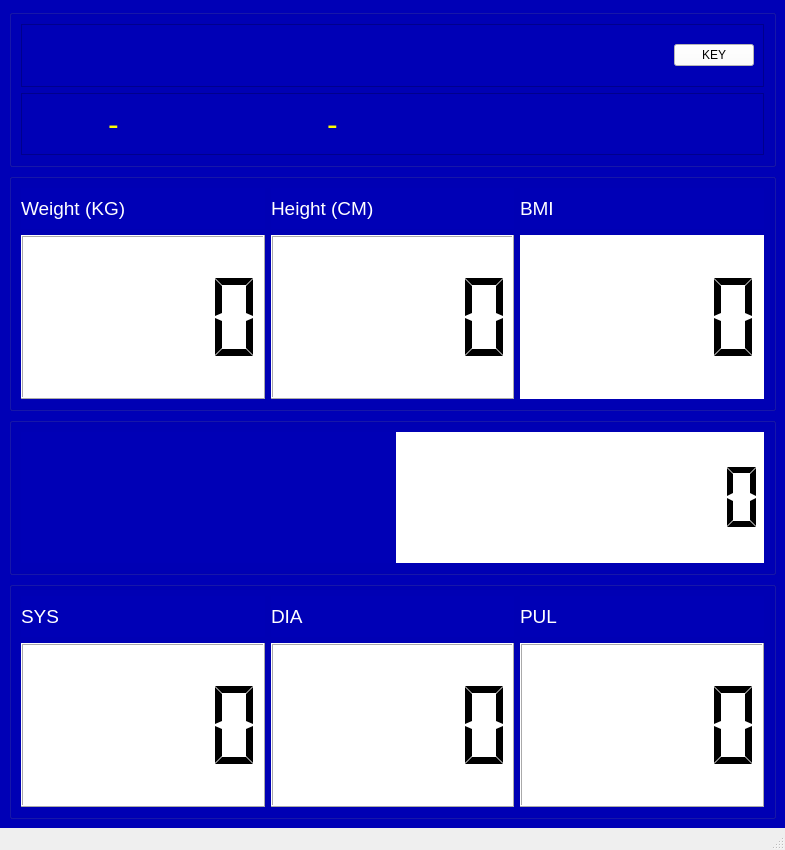
<?xml version="1.0" encoding="UTF-8"?>
<ui version="4.0">
 <class>MainWindow</class>
 <widget class="QMainWindow" name="MainWindow">
  <property name="geometry">
   <rect>
    <x>0</x>
    <y>0</y>
    <width>785</width>
    <height>850</height>
   </rect>
  </property>
  <property name="windowTitle">
   <string>BP-II</string>
  </property>
  <property name="styleSheet">
   <string notr="true"/>
  </property>
  <widget class="QWidget" name="centralwidget">
   <property name="styleSheet">
    <string notr="true">background-color:rgb(0, 0, 182)</string>
   </property>
   <layout class="QVBoxLayout" name="verticalLayout_3" stretch="20,30,20,30">
    <item>
     <widget class="QGroupBox" name="groupBox">
      <property name="title">
       <string/>
      </property>
      <layout class="QVBoxLayout" name="verticalLayout_2">
       <item>
        <widget class="QFrame" name="frame">
         <property name="frameShape">
          <enum>QFrame::StyledPanel</enum>
         </property>
         <property name="frameShadow">
          <enum>QFrame::Raised</enum>
         </property>
         <layout class="QHBoxLayout" name="horizontalLayout">
          <item>
           <widget class="QLineEdit" name="txtId">
            <property name="styleSheet">
             <string notr="true">border:0;
color:white;</string>
            </property>
           </widget>
          </item>
          <item>
           <widget class="QLineEdit" name="txtDummy">
            <property name="styleSheet">
             <string notr="true">border:0;
color:white;</string>
            </property>
           </widget>
          </item>
          <item>
           <widget class="QPushButton" name="btnKey">
            <property name="styleSheet">
             <string notr="true">background-color:white</string>
            </property>
            <property name="text">
             <string>KEY</string>
            </property>
           </widget>
          </item>
         </layout>
        </widget>
       </item>
       <item>
        <widget class="QFrame" name="frame_2">
         <property name="frameShape">
          <enum>QFrame::StyledPanel</enum>
         </property>
         <property name="frameShadow">
          <enum>QFrame::Raised</enum>
         </property>
         <layout class="QHBoxLayout" name="horizontalLayout_2" stretch="10,30,60">
          <item>
           <widget class="QLabel" name="lbPhoto">
            <property name="frameShape">
             <enum>QFrame::NoFrame</enum>
            </property>
            <property name="text">
             <string/>
            </property>
            <property name="textFormat">
             <enum>Qt::PlainText</enum>
            </property>
           </widget>
          </item>
          <item>
           <widget class="QLabel" name="lbHn">
            <property name="font">
             <font>
              <pointsize>24</pointsize>
             </font>
            </property>
            <property name="styleSheet">
             <string notr="true">color:rgb(255, 255, 0)</string>
            </property>
            <property name="text">
             <string>-</string>
            </property>
           </widget>
          </item>
          <item>
           <widget class="QLabel" name="lbFullname">
            <property name="font">
             <font>
              <pointsize>24</pointsize>
             </font>
            </property>
            <property name="styleSheet">
             <string notr="true">color:rgb(255, 255, 0)</string>
            </property>
            <property name="text">
             <string>-</string>
            </property>
           </widget>
          </item>
         </layout>
        </widget>
       </item>
      </layout>
     </widget>
    </item>
    <item>
     <widget class="QGroupBox" name="groupBox_4">
      <property name="font">
       <font>
        <pointsize>16</pointsize>
        <weight>50</weight>
        <bold>false</bold>
       </font>
      </property>
      <property name="styleSheet">
       <string notr="true">color:white</string>
      </property>
      <property name="title">
       <string/>
      </property>
      <layout class="QGridLayout" name="gridLayout" rowstretch="20,80">
       <item row="0" column="0">
        <widget class="QLabel" name="label">
         <property name="font">
          <font>
           <pointsize>14</pointsize>
          </font>
         </property>
         <property name="text">
          <string>Weight (KG)</string>
         </property>
        </widget>
       </item>
       <item row="0" column="1">
        <widget class="QLabel" name="label_2">
         <property name="font">
          <font>
           <pointsize>14</pointsize>
          </font>
         </property>
         <property name="text">
          <string>Height (CM)</string>
         </property>
        </widget>
       </item>
       <item row="1" column="0">
        <widget class="QLCDNumber" name="lcdWeight">
         <property name="styleSheet">
          <string notr="true">color:black;
background-color:white</string>
         </property>
         <property name="segmentStyle">
          <enum>QLCDNumber::Flat</enum>
         </property>
        </widget>
       </item>
       <item row="1" column="1">
        <widget class="QLCDNumber" name="lcdHeight">
         <property name="styleSheet">
          <string notr="true">color:black;
background-color:white</string>
         </property>
         <property name="segmentStyle">
          <enum>QLCDNumber::Flat</enum>
         </property>
        </widget>
       </item>
       <item row="0" column="2">
        <widget class="QLabel" name="label_3">
         <property name="font">
          <font>
           <pointsize>14</pointsize>
          </font>
         </property>
         <property name="text">
          <string>BMI</string>
         </property>
        </widget>
       </item>
       <item row="1" column="2">
        <widget class="QLCDNumber" name="lcdBmi">
         <property name="styleSheet">
          <string notr="true">color:black;
background-color:white</string>
         </property>
         <property name="lineWidth">
          <number>0</number>
         </property>
         <property name="segmentStyle">
          <enum>QLCDNumber::Flat</enum>
         </property>
        </widget>
       </item>
      </layout>
     </widget>
    </item>
    <item>
     <widget class="QGroupBox" name="groupBox_2">
      <property name="font">
       <font>
        <pointsize>16</pointsize>
        <weight>50</weight>
        <bold>false</bold>
       </font>
      </property>
      <property name="styleSheet">
       <string notr="true">color:white</string>
      </property>
      <property name="title">
       <string/>
      </property>
      <layout class="QHBoxLayout" name="horizontalLayout_4">
       <item>
        <widget class="QLabel" name="label_9">
         <property name="text">
          <string/>
         </property>
         <property name="pixmap">
          <pixmap>temperature.png</pixmap>
         </property>
         <property name="alignment">
          <set>Qt::AlignCenter</set>
         </property>
        </widget>
       </item>
       <item>
        <widget class="QLCDNumber" name="lcdTp">
         <property name="font">
          <font>
           <pointsize>22</pointsize>
          </font>
         </property>
         <property name="styleSheet">
          <string notr="true">color:black;
background-color: rgb(255, 255, 255);</string>
         </property>
         <property name="frameShape">
          <enum>QFrame::Box</enum>
         </property>
         <property name="lineWidth">
          <number>0</number>
         </property>
         <property name="digitCount">
          <number>10</number>
         </property>
         <property name="segmentStyle">
          <enum>QLCDNumber::Flat</enum>
         </property>
        </widget>
       </item>
      </layout>
     </widget>
    </item>
    <item>
     <widget class="QGroupBox" name="groupBox_3">
      <property name="font">
       <font>
        <pointsize>16</pointsize>
        <weight>50</weight>
        <bold>false</bold>
       </font>
      </property>
      <property name="styleSheet">
       <string notr="true">color:white</string>
      </property>
      <property name="title">
       <string/>
      </property>
      <layout class="QGridLayout" name="gridLayout_2" rowstretch="20,80">
       <item row="0" column="1">
        <widget class="QLabel" name="label_5">
         <property name="font">
          <font>
           <pointsize>14</pointsize>
          </font>
         </property>
         <property name="text">
          <string>DIA</string>
         </property>
        </widget>
       </item>
       <item row="0" column="2">
        <widget class="QLabel" name="label_6">
         <property name="font">
          <font>
           <pointsize>14</pointsize>
          </font>
         </property>
         <property name="text">
          <string>PUL</string>
         </property>
        </widget>
       </item>
       <item row="0" column="0">
        <widget class="QLabel" name="label_4">
         <property name="font">
          <font>
           <pointsize>14</pointsize>
          </font>
         </property>
         <property name="text">
          <string>SYS</string>
         </property>
        </widget>
       </item>
       <item row="1" column="0">
        <widget class="QLCDNumber" name="lcdBps">
         <property name="styleSheet">
          <string notr="true">color:black;
background-color: rgb(255, 255, 255);</string>
         </property>
         <property name="segmentStyle">
          <enum>QLCDNumber::Flat</enum>
         </property>
        </widget>
       </item>
       <item row="1" column="1">
        <widget class="QLCDNumber" name="lcdBpd">
         <property name="styleSheet">
          <string notr="true">color:black;
background-color: rgb(255, 255, 255);</string>
         </property>
         <property name="segmentStyle">
          <enum>QLCDNumber::Flat</enum>
         </property>
        </widget>
       </item>
       <item row="1" column="2">
        <widget class="QLCDNumber" name="lcdPulse">
         <property name="styleSheet">
          <string notr="true">color:black;
background-color: rgb(255, 255, 255);</string>
         </property>
         <property name="segmentStyle">
          <enum>QLCDNumber::Flat</enum>
         </property>
        </widget>
       </item>
      </layout>
     </widget>
    </item>
   </layout>
  </widget>
  <widget class="QStatusBar" name="statusbar"/>
 </widget>
 <resources/>
 <connections/>
</ui>
